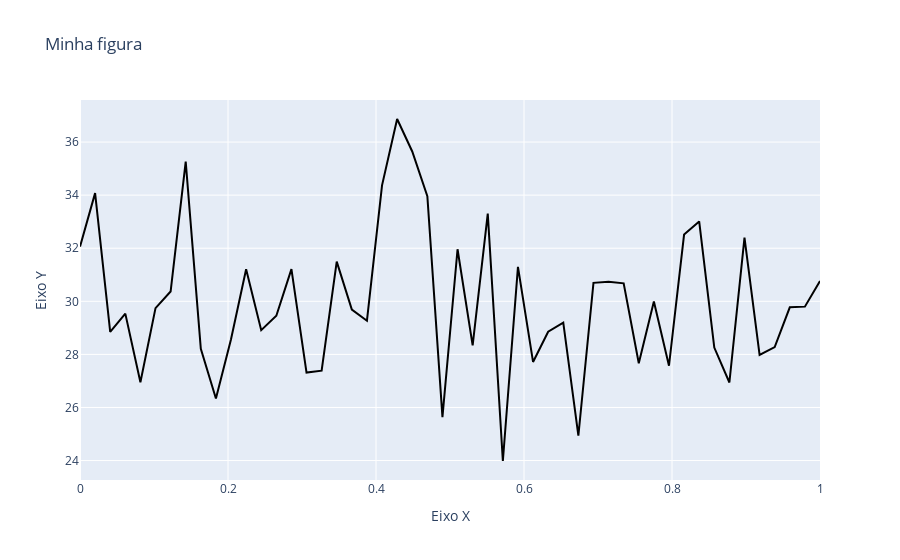

Source (notebook cell):
### Code cell
linha=go.Scatter(x=x,y=random_y, mode='lines',name='Linha 1', line=dict(color='black'))
layout=go.Layout(title='Minha figura',xaxis=dict(title='Eixo X'),yaxis=dict(title='Eixo Y'))
fig=go.Figure(data=linha,layout=layout)
fig.show()

### Figure 1 — Plotly figure (JSON) as saved in the notebook; plotly's stock layout.template omitted (floating-point values rounded to 4 significant figures)
{"data": [{"line": {"color": "black"}, "mode": "lines", "name": "Linha 1", "type": "scatter", "x": [0, 0.02041, 0.04082, 0.06122, 0.08163, 0.102, 0.1224, 0.1429, 0.1633, 0.1837, 0.2041, 0.2245, 0.2449, 0.2653, 0.2857, 0.3061, 0.3265, 0.3469, 0.3673, 0.3878, 0.4082, 0.4286, 0.449, 0.4694, 0.4898, 0.5102, 0.5306, 0.551, 0.5714, 0.5918, 0.6122, 0.6327, 0.6531, 0.6735, 0.6939, 0.7143, 0.7347, 0.7551, 0.7755, 0.7959, 0.8163, 0.8367, 0.8571, 0.8776, 0.898, 0.9184, 0.9388, 0.9592, 0.9796, 1], "y": [32.06, 34.08, 28.85, 29.54, 26.95, 29.74, 30.37, 35.26, 28.21, 26.34, 28.57, 31.21, 28.91, 29.46, 31.21, 27.32, 27.39, 31.5, 29.68, 29.27, 34.37, 36.87, 35.64, 33.96, 25.64, 31.96, 28.34, 33.3, 23.98, 31.3, 27.71, 28.85, 29.19, 24.94, 30.69, 30.74, 30.68, 27.66, 29.99, 27.57, 32.51, 33.01, 28.26, 26.94, 32.4, 27.98, 28.27, 29.77, 29.8, 30.76]}], "layout": {"title": {"text": "Minha figura"}, "xaxis": {"title": {"text": "Eixo X"}}, "yaxis": {"title": {"text": "Eixo Y"}}}}
